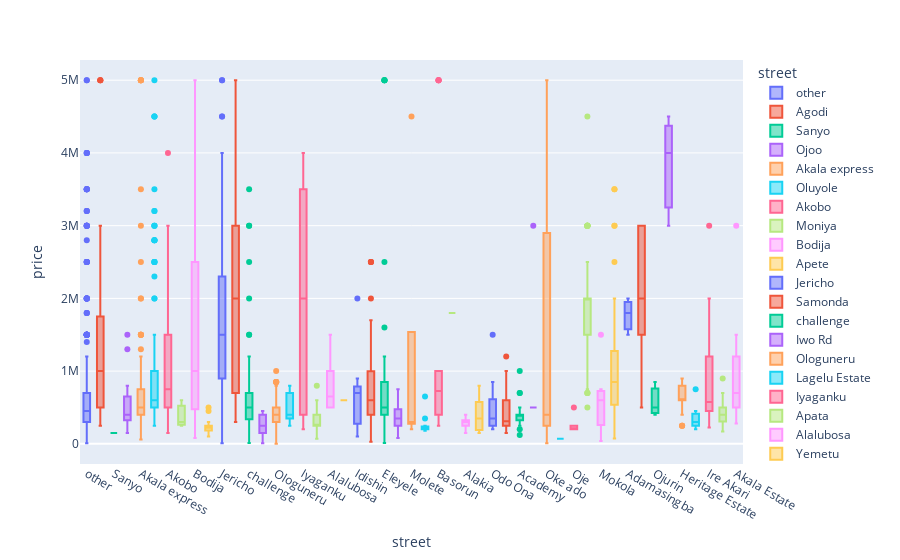

The code cell stored with this chart in its notebook:
### Markdown cell above
### Data Visualization and EDA

### Code cell
fig = px.box(df[df['price'] <= 5000000], x= 'street', y = "price", color = 'street')

fig.show()
